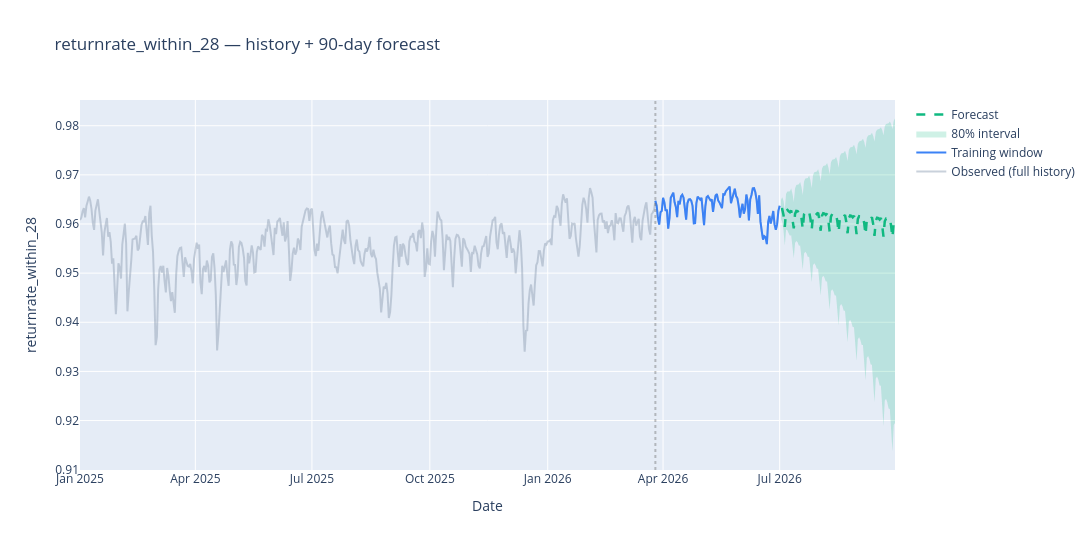

This figure's notebook cell:
### Markdown cell above
## 5. Summary: history + forecast

### Code cell
# Chart — training window history + 90-day forecast with 80% band
plot_forecast_summary(
    rrw_series, train, forecast_df, training_start,
    title=f'{metric_col} — history + {forecast_horizon_days}-day forecast', ci_alpha=ci_alpha,
).show()
